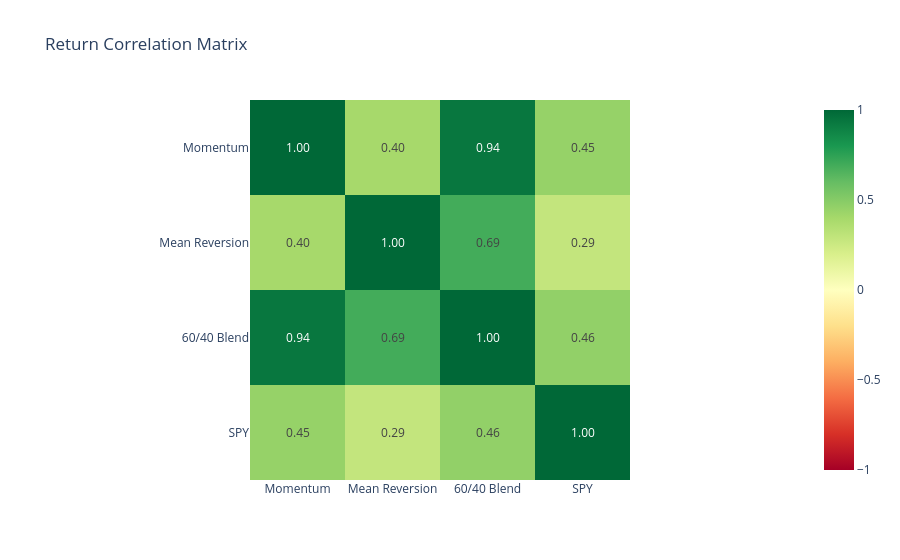

Write notebook code for a chart like this one.
### Markdown cell above
## 5. Correlation matrix

### Code cell
corr_df = pd.DataFrame({'Momentum': res_mom.returns, 'Mean Reversion': res_mr.returns,
                         '60/40 Blend': blend_ret,
                         'SPY': spy_ret.reindex(blend_ret.index).fillna(0)}).corr()
px.imshow(corr_df, color_continuous_scale='RdYlGn', color_continuous_midpoint=0,
          text_auto='.2f', title='Return Correlation Matrix').show()
c = corr_df.loc['Momentum', 'Mean Reversion']
print(f'Momentum vs MR corr: {c:.3f} -- {"Low (complementary)" if c < 0.3 else "Moderate"}')

### Figure 1 — Plotly figure (JSON) as saved in the notebook; plotly's stock layout.template omitted (floating-point values rounded to 4 significant figures)
{"data": [{"coloraxis": "coloraxis", "hovertemplate": "x: %{x}<br>y: %{y}<br>color: %{z}<extra></extra>", "name": "0", "texttemplate": "%{z:.2f}", "type": "heatmap", "x": ["Momentum", "Mean Reversion", "60/40 Blend", "SPY"], "xaxis": "x", "y": ["Momentum", "Mean Reversion", "60/40 Blend", "SPY"], "yaxis": "y", "z": [[1.0, 0.3959, 0.9369, 0.4489], [0.3959, 1.0, 0.6919, 0.2877], [0.9369, 0.6919, 1.0, 0.4626], [0.4489, 0.2877, 0.4626, 1.0]]}], "layout": {"coloraxis": {"cmid": 0, "colorscale": [[0.0, "rgb(165,0,38)"], [0.1, "rgb(215,48,39)"], [0.2, "rgb(244,109,67)"], [0.3, "rgb(253,174,97)"], [0.4, "rgb(254,224,139)"], [0.5, "rgb(255,255,191)"], [0.6, "rgb(217,239,139)"], [0.7, "rgb(166,217,106)"], [0.8, "rgb(102,189,99)"], [0.9, "rgb(26,152,80)"], [1.0, "rgb(0,104,55)"]]}, "title": {"text": "Return Correlation Matrix"}, "xaxis": {"anchor": "y", "constrain": "domain", "domain": [0.0, 1.0], "scaleanchor": "y"}, "yaxis": {"anchor": "x", "autorange": "reversed", "constrain": "domain", "domain": [0.0, 1.0]}}}
